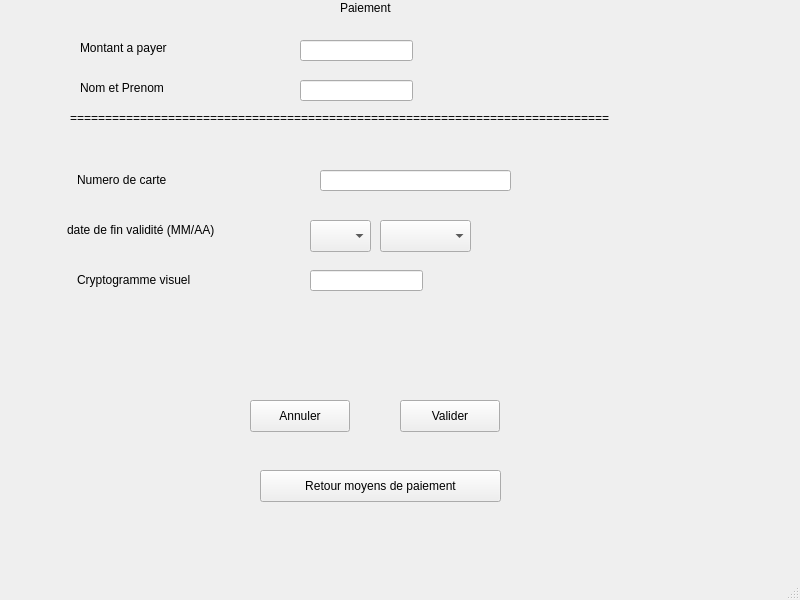
<?xml version="1.0" encoding="UTF-8"?>
<ui version="4.0">
 <class>MainWindow</class>
 <widget class="QMainWindow" name="MainWindow">
  <property name="geometry">
   <rect>
    <x>0</x>
    <y>0</y>
    <width>800</width>
    <height>600</height>
   </rect>
  </property>
  <property name="windowTitle">
   <string>MainWindow</string>
  </property>
  <widget class="QWidget" name="centralwidget">
   <widget class="QLabel" name="titre">
    <property name="geometry">
     <rect>
      <x>340</x>
      <y>0</y>
      <width>101</width>
      <height>16</height>
     </rect>
    </property>
    <property name="text">
     <string>Paiement</string>
    </property>
   </widget>
   <widget class="QLabel" name="num_carte">
    <property name="geometry">
     <rect>
      <x>77</x>
      <y>170</y>
      <width>201</width>
      <height>20</height>
     </rect>
    </property>
    <property name="text">
     <string>Numero de carte</string>
    </property>
   </widget>
   <widget class="QLabel" name="date_fin">
    <property name="geometry">
     <rect>
      <x>67</x>
      <y>220</y>
      <width>211</width>
      <height>20</height>
     </rect>
    </property>
    <property name="text">
     <string>date de fin validité (MM/AA)</string>
    </property>
   </widget>
   <widget class="QLabel" name="Crypto">
    <property name="geometry">
     <rect>
      <x>77</x>
      <y>270</y>
      <width>201</width>
      <height>20</height>
     </rect>
    </property>
    <property name="text">
     <string>Cryptogramme visuel </string>
    </property>
   </widget>
   <widget class="QLineEdit" name="lineEdit_numCarte">
    <property name="geometry">
     <rect>
      <x>320</x>
      <y>170</y>
      <width>191</width>
      <height>21</height>
     </rect>
    </property>
   </widget>
   <widget class="QLineEdit" name="lineEdit_Crypto">
    <property name="geometry">
     <rect>
      <x>310</x>
      <y>270</y>
      <width>113</width>
      <height>21</height>
     </rect>
    </property>
   </widget>
   <widget class="QPushButton" name="pushButton_annuler">
    <property name="geometry">
     <rect>
      <x>250</x>
      <y>400</y>
      <width>100</width>
      <height>32</height>
     </rect>
    </property>
    <property name="text">
     <string>Annuler</string>
    </property>
   </widget>
   <widget class="QPushButton" name="pushButton_valider">
    <property name="geometry">
     <rect>
      <x>400</x>
      <y>400</y>
      <width>100</width>
      <height>32</height>
     </rect>
    </property>
    <property name="text">
     <string>Valider</string>
    </property>
   </widget>
   <widget class="QPushButton" name="pushButton_Retour">
    <property name="geometry">
     <rect>
      <x>260</x>
      <y>470</y>
      <width>241</width>
      <height>32</height>
     </rect>
    </property>
    <property name="text">
     <string>Retour moyens de paiement</string>
    </property>
   </widget>
   <widget class="QComboBox" name="comboBox_mois">
    <property name="geometry">
     <rect>
      <x>310</x>
      <y>220</y>
      <width>61</width>
      <height>32</height>
     </rect>
    </property>
   </widget>
   <widget class="QComboBox" name="comboBox_annee">
    <property name="geometry">
     <rect>
      <x>380</x>
      <y>220</y>
      <width>91</width>
      <height>32</height>
     </rect>
    </property>
   </widget>
   <widget class="QLabel" name="amount">
    <property name="geometry">
     <rect>
      <x>80</x>
      <y>40</y>
      <width>111</width>
      <height>16</height>
     </rect>
    </property>
    <property name="text">
     <string>Montant a payer</string>
    </property>
   </widget>
   <widget class="QLineEdit" name="lineEdit_amount">
    <property name="geometry">
     <rect>
      <x>300</x>
      <y>40</y>
      <width>113</width>
      <height>21</height>
     </rect>
    </property>
   </widget>
   <widget class="QLabel" name="line">
    <property name="geometry">
     <rect>
      <x>70</x>
      <y>110</y>
      <width>631</width>
      <height>16</height>
     </rect>
    </property>
    <property name="text">
     <string>=============================================================================</string>
    </property>
   </widget>
   <widget class="QLabel" name="nomPrenom">
    <property name="geometry">
     <rect>
      <x>80</x>
      <y>80</y>
      <width>101</width>
      <height>16</height>
     </rect>
    </property>
    <property name="text">
     <string>Nom et Prenom</string>
    </property>
   </widget>
   <widget class="QLineEdit" name="lineEdit_nomPrenom">
    <property name="geometry">
     <rect>
      <x>300</x>
      <y>80</y>
      <width>113</width>
      <height>21</height>
     </rect>
    </property>
   </widget>
  </widget>
  <widget class="QMenuBar" name="menubar">
   <property name="geometry">
    <rect>
     <x>0</x>
     <y>0</y>
     <width>800</width>
     <height>24</height>
    </rect>
   </property>
  </widget>
  <widget class="QStatusBar" name="statusbar"/>
 </widget>
 <resources/>
 <connections/>
</ui>
